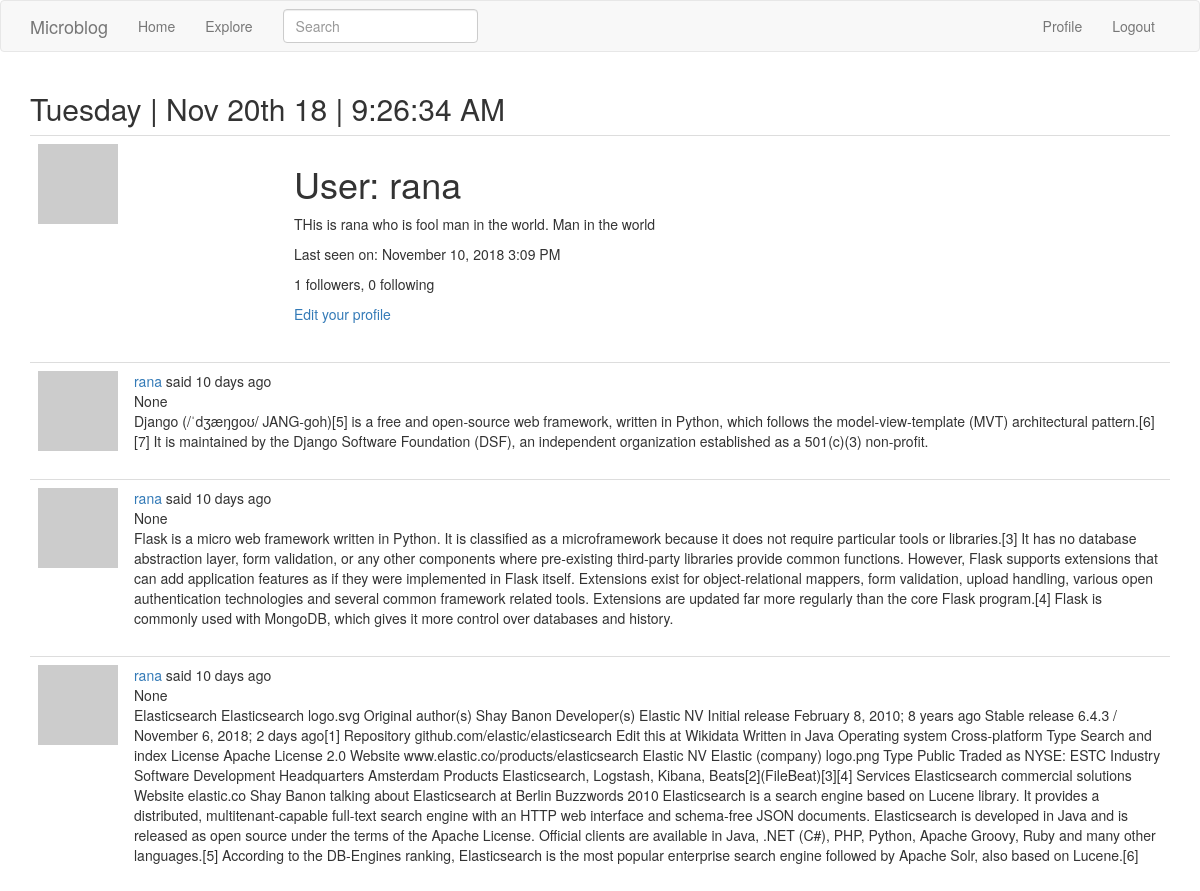
Page /user/rana (signed in, upper part) on the earlier database version.
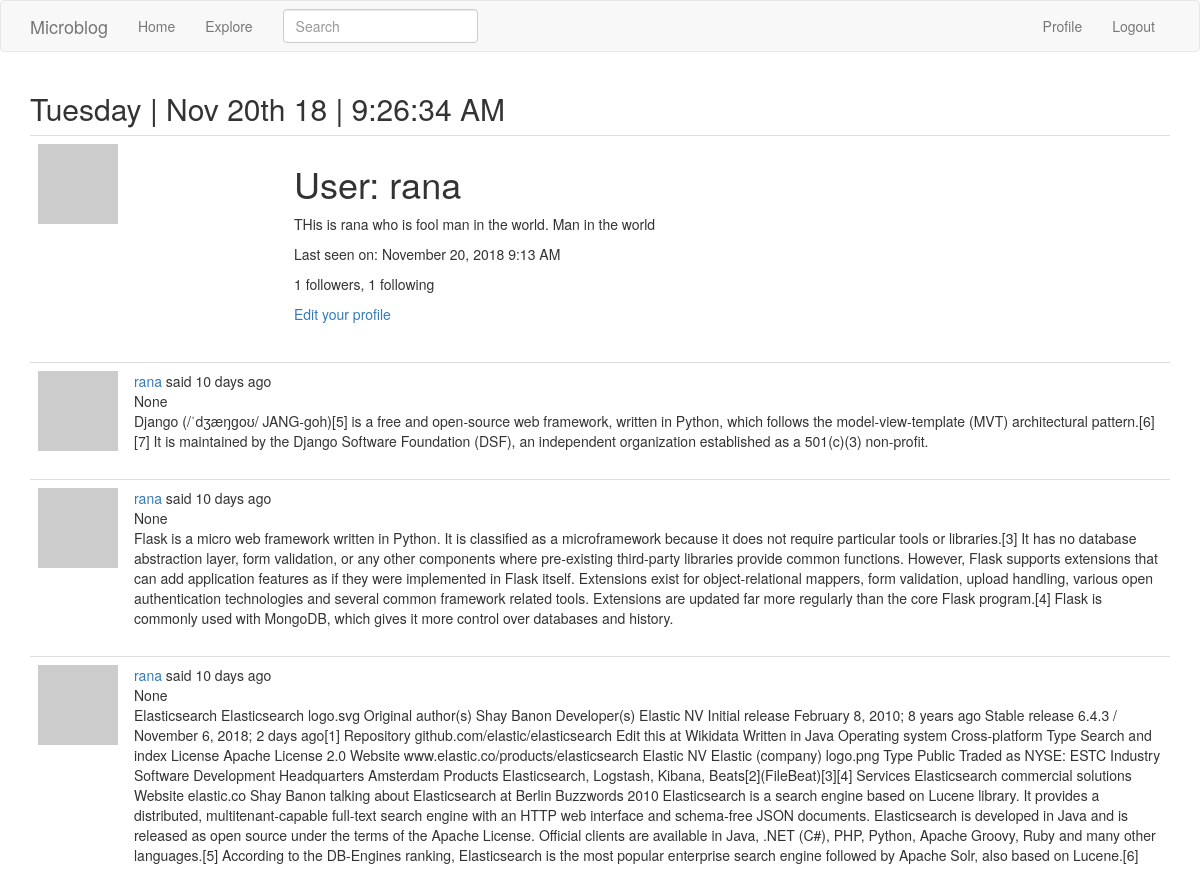
Same page on the later database version.
### app/models.py (models this page shows, shortened)
class User(UserMixin, db.Model):
    id = db.Column(db.Integer, primary_key=True)
    username = db.Column(db.String(64), index=True, unique=True)
    email = db.Column(db.String(120), index=True, unique=True)
    password_hash = db.Column(db.String(128))
    posts = db.relationship('Post', backref='author', lazy='dynamic')
    about_me = db.Column(db.String(140))
    last_seen = db.Column(db.DateTime, default=datetime.utcnow)
    followed = db.relationship(
        'User', secondary=followers,
        primaryjoin=(followers.c.follower_id == id),
        secondaryjoin=(followers.c.followed_id == id),
        backref=db.backref('followers', lazy='dynamic'), lazy='dynamic')
    def avatar(self, size):
        digest = md5(self.email.lower().encode('utf-8')).hexdigest()
        return 'https://www.gravatar.com/avatar/{}?d=identicon&s={}'.format(digest, size)

class SearchableMixin(object):
    @classmethod
    def before_commit(cls, session):
        session._changes = {
            'add': list(session.new),
            'update': list(session.dirty),
            'delete': list(session.deleted)
        }
    @classmethod
    def after_commit(cls, session):
        for obj in session._changes['add']:
            if isinstance(obj, SearchableMixin):
                add_to_index(obj.__tablename__, obj)
        for obj in session._changes['update']:
            if isinstance(obj, SearchableMixin):
                add_to_index(obj.__tablename__, obj)
        for obj in session._changes['delete']:
            if isinstance(obj, SearchableMixin):
                remove_from_index(obj.__tablename__, obj)
        session._changes = None

class Post(SearchableMixin, db.Model):
    __searchable__ = ['body', 'title']
    id = db.Column(db.Integer, primary_key=True)
    title = db.Column(db.String(50))
    body = db.Column(db.String(140))
    timestamp = db.Column(db.DateTime, index=True, default=datetime.utcnow)
    user_id = db.Column(db.Integer, db.ForeignKey('user.id'))
    language = db.Column(db.String(5))

### app/main/routes.py (the view)
@bp.route('/user/<username>')
def user(username):
    user = User.query.filter_by(username=username).first_or_404()
    page = request.args.get('page', 1, type=int)
    posts = user.posts.order_by(Post.timestamp.desc()).paginate(
        page, current_app.config['POSTS_PER_PAGE'], False)
    next_url = url_for('main.user', username=user.username, page=posts.next_num) \
        if posts.has_next else None
    prev_url = url_for('main.user', username=user.username, page=posts.prev_num) \
        if posts.has_prev else None
    return render_template('user.html', user=user, posts=posts.items, title=_('User post'), next_url=next_url, prev_url=prev_url)

### app/main/forms.py
class SearchForm(FlaskForm):
    q = StringField(_l('Search'), validators=[DataRequired()])
    def __init__(self, *args, **kwargs):
        if 'formdata' not in kwargs:
            kwargs['formdata'] = request.args
        if 'csrf_enabled' not in kwargs:
            kwargs['csrf_enabled'] = False
        super(SearchForm, self).__init__(*args, **kwargs)

### app/main/routes.py (called while the page is built)
@bp.before_request
def before_request():
    if current_user.is_authenticated:
        current_user.last_seen = datetime.utcnow()
        db.session.commit()
    g.local = str(get_locale())

@bp.before_request
def before_request():
    if current_user.is_authenticated:
        current_user.last_seen = datetime.utcnow()
        db.session.commit()
        g.search_form = SearchForm()
    g.locale = str(get_locale())

### app/models.py (called while the page is built)
@login.user_loader
def load_user(id):
    return User.query.get(int(id))

### app/templates/user.html (shortened to what this page needs)
{% extends "base.html" %}
{% block app_content %}
    <table class="table table-hover">
        <tr>
            <td width="256px"><img src="{{ user.avatar(200) }}"></td>
            <td>
                <h1>{{ _('User') }}: {{ user.username }}</h1>
                {% if user.about_me %}<p>{{ user.about_me }}</p>{% endif %}
                {% if user.last_seen %}
                <p>{{ _('Last seen on') }}: {{ moment(user.last_seen).format('LLL') }}</p>
                {% endif %}
                <p>{{ _('%(count)d followers', count=user.followers.count()) }}, {{ _('%(count)d following', count=user.followed.count()) }}</p>
                {% if user == current_user %}
                <p><a href="{{ url_for('main.edit_profile') }}">{{ _('Edit your profile') }}</a></p>
                {% elif not current_user.is_following(user) %}
                <p><a href="{{ url_for('main.follow', username=user.username) }}">{{ _('Follow') }}</a></p>
                {% else %}
                <p><a href="{{ url_for('main.unfollow', username=user.username) }}">{{ _('Unfollow') }}</a></p>
                {% endif %}
            </td>
        </tr>
    </table>
    {% for post in posts %}
        {% include '_post.html' %}
    {% endfor %}
{% endblock %}

### app/templates/base.html (shortened to what this page needs)
{% extends "bootstrap/base.html" %}
 {% block navbar %}
    <nav class="navbar navbar-default">
        <div class="container">
            <div class="navbar-header">
                <a class="navbar-brand" href="{{ url_for('main.index') }}">Microblog</a>
            </div>
            <div class="collapse navbar-collapse" id="bs-example-navbar-collapse-1">
                <ul class="nav navbar-nav">
                    <li><a href="{{ url_for('main.index') }}">{{ _('Home') }}</a></li>
                    <li><a href="{{ url_for('main.explore') }}">{{ _('Explore') }}</a></li>
                </ul>
                   {% if g.search_form %}
                <form class="navbar-form navbar-left" method="get" action="{{ url_for('main.search') }}">
                    <div class="form-group">
                        {{ g.search_form.q(size=20, class='form-control', placeholder=g.search_form.q.label.text) }}
                    </div>
                </form>
                {% endif %}
                <ul class="nav navbar-nav navbar-right">
                    {% if current_user.is_anonymous %}
                    <li><a href="{{ url_for('auth.login') }}">{{ _('Login') }}</a></li>
                    {% else %}
                    <li><a href="{{ url_for('main.user', username=current_user.username) }}">{{ _('Profile') }}</a></li>
                    <li><a href="{{ url_for('auth.logout') }}">{{ _('Logout') }}</a></li>
                    {% endif %}
                </ul>
            </div>
        </div>
    </nav>
{% endblock %}
{% block content %}
    <div class="container">
        <h2>{{ moment().format('dddd')}} | {{ moment().format("MMM Do YY") }} | {{ moment().format('LTS')}}</h2>
        {% block app_content %}{% endblock %}
    </div>
{% endblock %}

### app/templates/_post.html (shortened to what this page needs)
    <table class="table table-hover">
        <tr>
            <td width="70px">
                <a href="{{ url_for('main.user', username=post.author.username) }}">
                    <img src="{{ post.author.avatar(70) }}">
                </a>
            </td>
            <td>
                {{ _('%(username)s said %(when)s',
                    username=user_link, when=moment(post.timestamp).fromNow()) }}
                <br>
                <span id="post{{ post.id }}">{{ post.title }}</span><br>
                <span id="post{{ post.id }}">{{ post.body }}</span>
            </td>
        </tr>
    </table>

Differences in the rows shown:
changed User "rana": last_seen "November 10, 2018 3:09 PM" → "November 20, 2018 9:13 AM"
Other differences:
text no longer shown: "0 following"
text now shown: "1 following"
